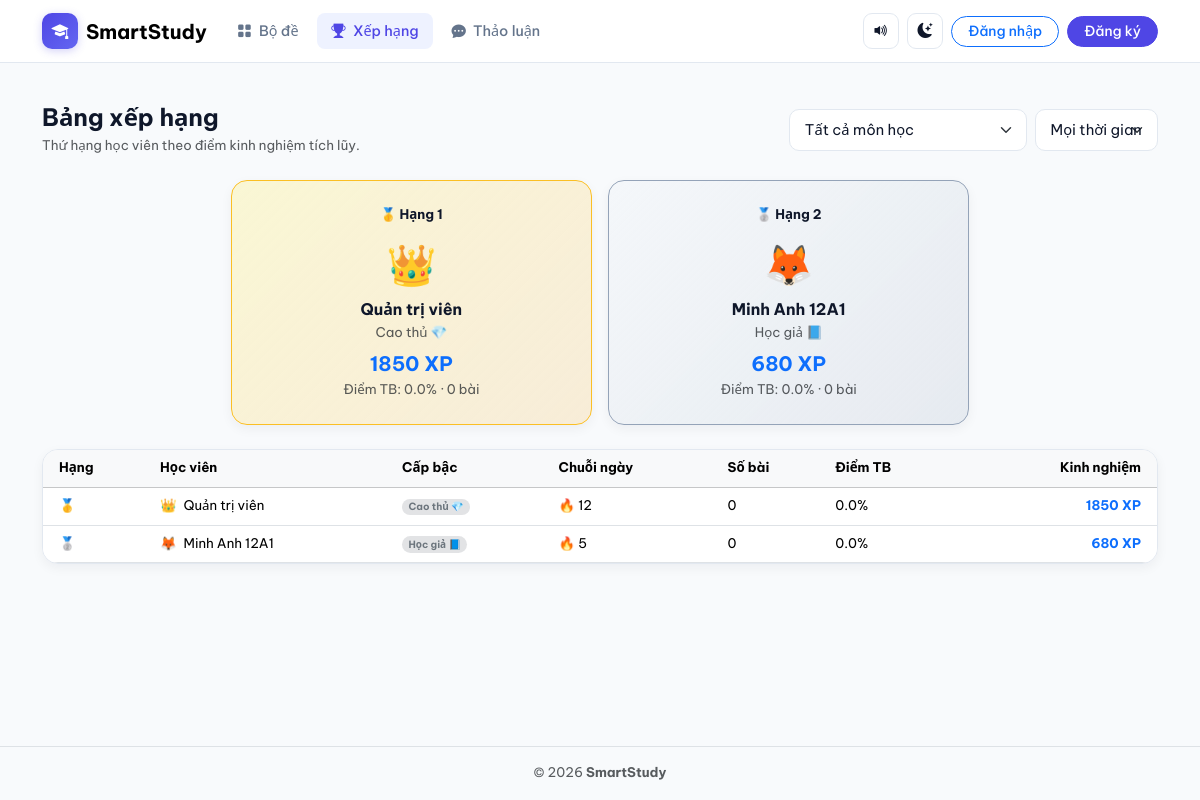
The app's page /leaderboard with its own data.
### models.py (models this page shows, shortened)
class User(UserMixin, db.Model):
    __tablename__ = "users"
    id = db.Column(db.Integer, primary_key=True)
    username = db.Column(db.String(50), unique=True, nullable=False, index=True)
    display_name = db.Column(db.String(80), nullable=False)
    password_hash = db.Column(db.String(256), nullable=False)
    avatar = db.Column(db.String(120), default="🎓")
    role = db.Column(db.String(20), default="user")  # 'user' hoặc 'admin'
    xp = db.Column(db.Integer, default=0)
    streak_days = db.Column(db.Integer, default=0)
    last_study_date = db.Column(db.Date, nullable=True)
    daily_goal = db.Column(db.Integer, default=10)
    questions_done_today = db.Column(db.Integer, default=0)
    total_questions_answered = db.Column(db.Integer, default=0)
    created_at = db.Column(db.DateTime, default=datetime.utcnow)
    attempts = db.relationship("QuizAttempt", backref="user", lazy="dynamic", cascade="all, delete-orphan")
    wrong_questions = db.relationship("WrongQuestion", backref="user", lazy="dynamic", cascade="all, delete-orphan")
    bookmarks = db.relationship("Bookmark", backref="user", lazy="dynamic", cascade="all, delete-orphan")
    badges = db.relationship("UserBadge", backref="user", lazy="dynamic", cascade="all, delete-orphan")
    reviews = db.relationship("Review", backref="user", lazy="dynamic", cascade="all, delete-orphan")
    reports = db.relationship("QuestionReport", backref="user", lazy="dynamic", cascade="all, delete-orphan")
    messages = db.relationship("ChatMessage", backref="user", lazy="dynamic", cascade="all, delete-orphan")
    @property
    def level_title(self) -> str:
        if self.xp >= 3000:
            return "Huyền thoại 🏆"
        elif self.xp >= 1500:
            return "Cao thủ 💎"
        elif self.xp >= 600:
            return "Học giả 📘"
        elif self.xp >= 200:
            return "Chăm chỉ 🌱"
        return "Tân binh 🐣"

### routes/main.py (the view, shortened to what this page needs)
@main_bp.route("/leaderboard")
def leaderboard():
    subjects = load_all_subjects()
    selected_subject = request.args.get("subject", "all")
    period = request.args.get("period", "all")  # 'week', 'month', 'all'
    now = datetime.utcnow()
    start_time = None
    if period == "week":
        start_time = now - timedelta(days=7)
    elif period == "month":
        start_time = now - timedelta(days=30)
    if selected_subject == "all" and period == "all":
        users = User.query.order_by(User.xp.desc(), User.streak_days.desc()).limit(50).all()
        ranking = []
        for idx, u in enumerate(users, start=1):
            ranking.append({
                "rank": idx,
                "user": u,
                "xp": u.xp,
                "attempts": u.attempts.count(),
                "avg_score": round(
                    db.session.query(func.avg(QuizAttempt.score))
                    .filter_by(user_id=u.id)
                    .scalar() or 0.0,
                    1
                )
            })
    my_rank = None
    if current_user.is_authenticated:
        for item in ranking:
            if item["user"].id == current_user.id:
                my_rank = item
                break
    return render_template(
        "leaderboard.html",
        ranking=ranking,
        subjects=subjects,
        selected_subject=selected_subject,
        period=period,
        my_rank=my_rank
    )

### templates/leaderboard.html (shortened to what this page needs)
{% extends "base.html" %}
{% block content %}
<div class="d-flex flex-column flex-md-row justify-content-between align-items-md-center gap-3 mb-4">
    <div>
        <h1 class="h4 fw-bold mb-1">Bảng xếp hạng</h1>
        <p class="text-muted small mb-0">Thứ hạng học viên theo điểm kinh nghiệm tích lũy.</p>
    </div>
    <form method="GET" action="{{ url_for('main.leaderboard') }}" class="d-flex flex-wrap gap-2">
        <select name="subject" class="form-select" style="width: auto;" onchange="this.form.submit()">
            <option value="all" {% if selected_subject == 'all' %}selected{% endif %}>Tất cả môn học</option>
        </select>
        <select name="period" class="form-select" style="width: auto;" onchange="this.form.submit()">
            <option value="all" {% if period == 'all' %}selected{% endif %}>Mọi thời gian</option>
        </select>
    </form>
</div>
{% if ranking|length >= 1 %}
<div class="row g-3 mb-4 justify-content-center">
    {% for item in ranking[:3] %}
    <div class="col-sm-6 col-md-4">
        <div class="card-smart podium-card p-3 p-md-4 text-center h-100 {% if item.rank == 1 %}podium-gold{% elif item.rank == 2 %}podium-silver{% else %}podium-bronze{% endif %}">
            <div class="fw-bold small mb-2">
                {% if item.rank == 1 %}🥇 Hạng 1{% elif item.rank == 2 %}🥈 Hạng 2{% else %}🥉 Hạng 3{% endif %}
            </div>
            <div class="fs-1 mb-1">{{ item.user.avatar }}</div>
            <h2 class="h6 fw-bold mb-1">{{ item.user.display_name }}</h2>
            <div class="small text-muted mb-2">{{ item.user.level_title }}</div>
            <div class="h5 fw-bold text-primary mb-1">{{ item.xp }} XP</div>
            <div class="small text-muted">Điểm TB: {{ item.avg_score }}% · {{ item.attempts }} bài</div>
        </div>
    </div>
    {% endfor %}
</div>
{% endif %}
<div class="card-smart p-0 overflow-hidden">
    <div class="table-responsive">
        <table class="table table-hover align-middle mb-0">
            <thead class="table-light">
                <tr class="small text-muted">
                    <th class="ps-3">Hạng</th>
                    <th>Học viên</th>
                    <th class="d-none d-md-table-cell">Cấp bậc</th>
                    <th class="d-none d-sm-table-cell">Chuỗi ngày</th>
                    <th class="d-none d-sm-table-cell">Số bài</th>
                    <th>Điểm TB</th>
                    <th class="text-end pe-3">Kinh nghiệm</th>
                </tr>
            </thead>
            <tbody class="small">
                {% for item in ranking %}
                <tr class="{% if current_user.is_authenticated and item.user.id == current_user.id %}table-primary fw-semibold{% endif %}">
                    <td class="ps-3 fw-semibold">
                        {% if item.rank == 1 %}🥇
                        {% elif item.rank == 2 %}🥈
                        {% elif item.rank == 3 %}🥉
                        {% else %}#{{ item.rank }}{% endif %}
                    </td>
                    <td>
                        <span class="me-1">{{ item.user.avatar }}</span>
                        <span>{{ item.user.display_name }}</span>
                    </td>
                    <td class="d-none d-md-table-cell"><span class="badge bg-secondary-subtle text-secondary rounded-pill">{{ item.user.level_title }}</span></td>
                    <td class="d-none d-sm-table-cell">🔥 {{ item.user.streak_days }}</td>
                    <td class="d-none d-sm-table-cell">{{ item.attempts }}</td>
                    <td>{{ item.avg_score }}%</td>
                    <td class="text-end pe-3 fw-bold text-primary">{{ item.xp }} XP</td>
                </tr>
                {% else %}
                <tr>
                    <td colspan="7" class="text-center text-muted py-4">Chưa có dữ liệu xếp hạng.</td>
                </tr>
                {% endfor %}
            </tbody>
        </table>
    </div>
</div>
{% endblock %}

### templates/base.html (shortened to what this page needs)
<!DOCTYPE html>
<html lang="vi" data-bs-theme="light">
<head>
    <link href="https://cdn.jsdelivr.net/npm/bootstrap@5.3.3/dist/css/bootstrap.min.css" rel="stylesheet">
    <link href="https://cdn.jsdelivr.net/npm/bootstrap-icons@1.11.3/font/bootstrap-icons.min.css" rel="stylesheet">
    <link rel="stylesheet" href="{{ url_for('static', filename='css/style.css') }}">
</head>
<body>
    <nav class="navbar navbar-expand-lg navbar-smart sticky-top py-2">
        <div class="container">
            <a class="navbar-brand fw-bold d-flex align-items-center gap-2 m-0" href="{{ url_for('main.index') }}">
                <span class="brand-logo"><i class="bi bi-mortarboard-fill"></i></span>
                <span>SmartStudy</span>
            </a>
            <div class="collapse navbar-collapse d-none d-lg-flex ms-3" id="mainNavbar">
                <ul class="navbar-nav me-auto gap-1">
                    <li class="nav-item">
                        <a class="nav-link nav-pill-link {% if request.endpoint == 'main.index' or 'quiz.' in (request.endpoint or '') %}active{% endif %}" href="{{ url_for('main.index') }}">
                            <i class="bi bi-grid-fill"></i> Bộ đề
                        </a>
                    </li>
                    <li class="nav-item">
                        <a class="nav-link nav-pill-link {% if request.endpoint == 'main.leaderboard' %}active{% endif %}" href="{{ url_for('main.leaderboard') }}">
                            <i class="bi bi-trophy-fill"></i> Xếp hạng
                        </a>
                    </li>
                    <li class="nav-item">
                        <a class="nav-link nav-pill-link {% if request.endpoint == 'main.chat' %}active{% endif %}" href="{{ url_for('main.chat') }}">
                            <i class="bi bi-chat-dots-fill"></i> Thảo luận
                        </a>
                    </li>
                </ul>
            </div>
            <div class="d-flex align-items-center gap-2 ms-auto">
                <button id="soundToggleBtn" type="button" class="icon-btn" title="Bật/Tắt âm thanh">
                </button>
                <button id="themeToggleBtn" type="button" class="icon-btn" title="Giao diện Sáng/Tối">
                    <i id="themeToggleIcon" class="bi bi-moon-stars-fill"></i>
                </button>
                {% if current_user.is_authenticated %}
                <a href="{{ url_for('main.profile') }}" class="btn btn-sm btn-outline-primary rounded-pill fw-semibold d-none d-md-inline-flex align-items-center gap-1 px-3">
                    <span>{{ current_user.avatar }}</span>
                    <span>{{ current_user.display_name }}</span>
                </a>
                <a href="{{ url_for('auth.logout') }}" class="icon-btn text-danger border-danger-subtle" title="Đăng xuất">
                    <i class="bi bi-box-arrow-right"></i>
                </a>
                {% else %}
                <a href="{{ url_for('auth.login') }}" class="btn btn-sm btn-outline-primary rounded-pill px-3 fw-medium">Đăng nhập</a>
                <a href="{{ url_for('auth.register') }}" class="btn btn-sm btn-primary rounded-pill px-3 fw-medium d-none d-sm-inline-block">Đăng ký</a>
                {% endif %}
            </div>
        </div>
    </nav>
    <main class="container my-3 my-md-4 flex-grow-1">
        {% block content %}{% endblock %}
    </main>
    <footer class="py-3 mt-auto border-top text-center text-muted small desktop-footer">
        <div class="container">
            <span>© 2026 <strong>SmartStudy</strong></span>
        </div>
    </footer>
</body>
</html>

### static/css/style.css (style rules this page uses)
:root { --bg-body: #f8fafc; --bg-card: #ffffff; --bg-subtle: #eef2ff; --bg-muted: #f1f5f9; --text-main: #0f172a; --text-muted: #64748b; --border-color: #e2e8f0; --primary: #4f46e5; --primary-hover: #4338ca; --success-soft: #ecfdf5; --danger-soft: #fef2f2; --warning-soft: #fffbeb; --shadow-xs: 0 1px 2px rgba(15, 23, 42, 0.04); --shadow-sm: 0 4px 12px rgba(15, 23, 42, 0.05); --shadow-md: 0 10px 25px rgba(15, 23, 42, 0.08); --radius-md: 12px; --radius-lg: 16px; --bottom-nav-h: 64px; }
* { -webkit-tap-highlight-color: transparent; }
body { font-family: 'Be Vietnam Pro', system-ui, -apple-system, sans-serif; background-color: var(--bg-body); color: var(--text-main); min-height: 100vh; display: flex; flex-direction: column; font-size: 0.95rem; line-height: 1.55; transition: background-color 0.2s ease, color 0.2s ease; }
.navbar-smart { background-color: rgba(255, 255, 255, 0.9); backdrop-filter: blur(12px); -webkit-backdrop-filter: blur(12px); border-bottom: 1px solid var(--border-color); }
.brand-logo { width: 36px; height: 36px; border-radius: 10px; background: linear-gradient(135deg, var(--primary), #6366f1); color: #fff; display: inline-flex; align-items: center; justify-content: center; font-size: 1.05rem; box-shadow: 0 2px 8px rgba(79, 70, 229, 0.25); }
.nav-pill-link { padding: 0.45rem 0.9rem !important; border-radius: 8px; color: var(--text-muted) !important; font-weight: 500; font-size: 0.9rem; transition: all 0.15s ease; display: inline-flex; align-items: center; gap: 0.45rem; }
.nav-pill-link:hover, .nav-pill-link.active { color: var(--primary) !important; background-color: var(--bg-subtle); }
.icon-btn { width: 36px; height: 36px; border-radius: 9px; border: 1px solid var(--border-color); background-color: var(--bg-card); color: var(--text-main); display: inline-flex; align-items: center; justify-content: center; transition: all 0.15s ease; cursor: pointer; }
.card-smart { background-color: var(--bg-card); border: 1px solid var(--border-color); border-radius: var(--radius-lg); box-shadow: var(--shadow-sm); transition: transform 0.18s ease, box-shadow 0.18s ease, border-color 0.18s ease; }
.btn-primary { background-color: var(--primary); border-color: var(--primary); }
.form-control, .form-select { border-color: var(--border-color); background-color: var(--bg-card); color: var(--text-main); border-radius: 10px; padding: 0.55rem 0.9rem; font-size: 0.92rem; }
.podium-card { position: relative; overflow: hidden; }
.podium-gold { background: linear-gradient(135deg, rgba(254, 240, 138, 0.35) 0%, rgba(245, 158, 11, 0.15) 100%); border-color: #fbbf24; }
.podium-silver { background: linear-gradient(135deg, rgba(241, 245, 249, 0.5) 0%, rgba(148, 163, 184, 0.18) 100%); border-color: #94a3b8; }

### records on screen
User: shows "🥇 Hạng 1", user.avatar "👑", user.display_name "Quản trị viên", user.level_title "Cao thủ 💎", xp "1850", avg_score "0.0", attempts "0", user.streak_days "12"
User: shows "🥈 Hạng 2", user.avatar "🦊", user.display_name "Minh Anh 12A1", user.level_title "Học giả 📘", xp "680", avg_score "0.0", attempts "0", user.streak_days "5"
